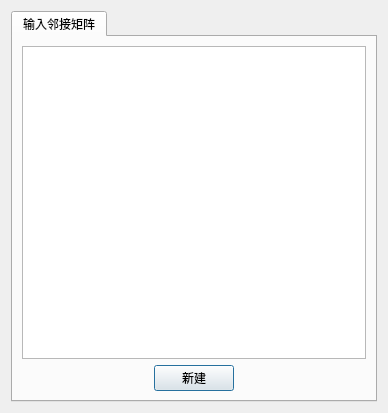
<?xml version="1.0" encoding="UTF-8"?>
<ui version="4.0">
 <class>Buildmap</class>
 <widget class="QDialog" name="Buildmap">
  <property name="geometry">
   <rect>
    <x>0</x>
    <y>0</y>
    <width>388</width>
    <height>413</height>
   </rect>
  </property>
  <property name="windowTitle">
   <string>Dialog</string>
  </property>
  <layout class="QGridLayout" name="gridLayout">
   <item row="0" column="0">
    <widget class="QTabWidget" name="tabWidget">
     <property name="currentIndex">
      <number>0</number>
     </property>
     <widget class="QWidget" name="addbytext">
      <attribute name="title">
       <string>输入邻接矩阵</string>
      </attribute>
      <layout class="QGridLayout" name="gridLayout_2">
       <item row="1" column="1">
        <widget class="QPushButton" name="pushButton">
         <property name="text">
          <string>新建</string>
         </property>
        </widget>
       </item>
       <item row="1" column="0">
        <spacer name="horizontalSpacer">
         <property name="orientation">
          <enum>Qt::Horizontal</enum>
         </property>
         <property name="sizeHint" stdset="0">
          <size>
           <width>40</width>
           <height>20</height>
          </size>
         </property>
        </spacer>
       </item>
       <item row="1" column="2">
        <spacer name="horizontalSpacer_2">
         <property name="orientation">
          <enum>Qt::Horizontal</enum>
         </property>
         <property name="sizeHint" stdset="0">
          <size>
           <width>40</width>
           <height>20</height>
          </size>
         </property>
        </spacer>
       </item>
       <item row="0" column="0" colspan="3">
        <widget class="QTextEdit" name="textEdit"/>
       </item>
      </layout>
     </widget>
    </widget>
   </item>
  </layout>
 </widget>
 <resources/>
 <connections/>
</ui>
